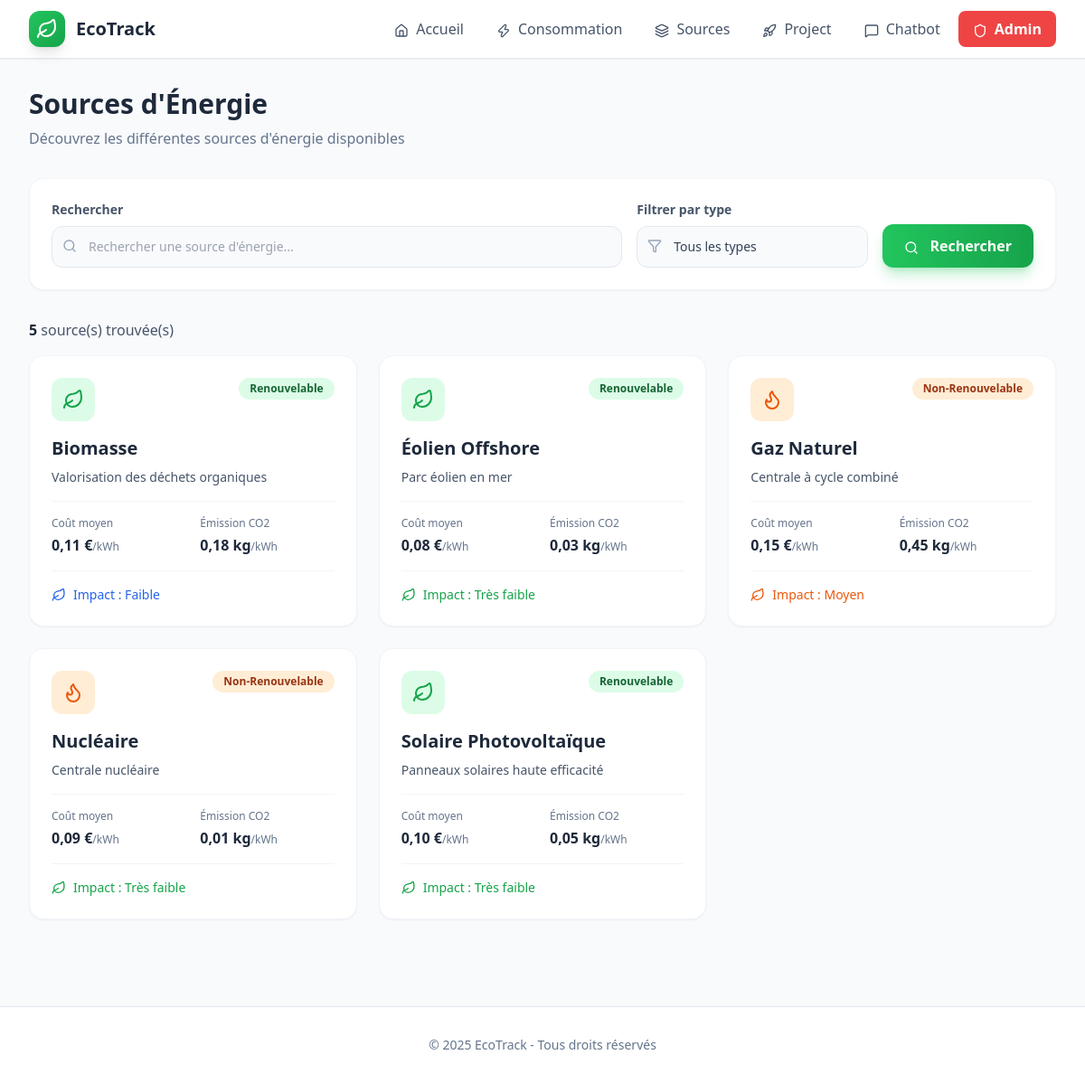
Screenshot of /view/frontoffice/source_energie.php with the database file from the repository.
### tables this page shows
CREATE TABLE source_energie (
  id INT UNSIGNED AUTO_INCREMENT PRIMARY KEY,
  nom VARCHAR(150) NOT NULL,
  type VARCHAR(50) NOT NULL,              
  cout_moyen DECIMAL(10,4) NOT NULL,      
  emission_carbone DECIMAL(10,4) NOT NULL,  
  description TEXT NULL,
  created_at TIMESTAMP DEFAULT CURRENT_TIMESTAMP
);

### view/frontoffice/source_energie.php (the view, shortened to what this page needs)
<?php
require_once '../../controller/functions.php';
$sources = getAllSources();
$search = $_GET['search'] ?? '';
?>
<?php renderHeader("Sources d'Énergie"); ?>
<div class="mb-8">
    <h1 class="text-3xl font-bold text-slate-800 mb-2">Sources d'Énergie</h1>
    <p class="text-slate-500">Découvrez les différentes sources d'énergie disponibles</p>
</div>
<div class="bg-white rounded-2xl border border-slate-100 shadow-sm p-6 mb-8">
    <form method="GET" class="flex flex-col md:flex-row gap-4">
        <div class="flex-1">
            <label class="block text-sm font-semibold text-slate-600 mb-2">Rechercher</label>
            <div class="relative">
                <input type="text" name="search" value="<?php echo htmlspecialchars($search); ?>" placeholder="Rechercher une source d'énergie..." class="w-full bg-slate-50 border border-slate-200 text-slate-900 text-sm rounded-xl focus:ring-brand-500 focus:border-brand-500 p-3 pl-10 transition-all">
                <i data-lucide="search" class="absolute left-3 top-3.5 w-4 h-4 text-slate-400"></i>
            </div>
        </div>
        <div class="w-full md:w-64">
            <label class="block text-sm font-semibold text-slate-600 mb-2">Filtrer par type</label>
            <div class="relative">
                <select name="type" class="w-full appearance-none bg-slate-50 border border-slate-200 text-slate-700 text-sm rounded-xl focus:ring-brand-500 focus:border-brand-500 p-3 pl-10 transition-all">
                    <option value="">Tous les types</option>
                </select>
                <i data-lucide="filter" class="absolute left-3 top-3.5 w-4 h-4 text-slate-400"></i>
            </div>
        </div>
        <div class="flex items-end gap-2">
            <button type="submit" class="bg-gradient-to-r from-brand-500 to-brand-600 text-white font-semibold py-3 px-6 rounded-xl hover:from-brand-600 hover:to-brand-700 transition-all shadow-lg shadow-brand-500/30">
                <i data-lucide="search" class="inline w-4 h-4 mr-2"></i>
                Rechercher
            </button>
        </div>
    </form>
</div>
<div class="mb-4 flex items-center justify-between">
    <p class="text-slate-600">
        <span class="font-semibold text-slate-800"><?php echo count($sources); ?></span> source(s) trouvée(s)
    </p>
</div>
<div class="grid grid-cols-1 md:grid-cols-2 lg:grid-cols-3 gap-6">
    <?php if (empty($sources)): ?>
    <div class="col-span-full text-center py-12">
        <i data-lucide="inbox" class="w-16 h-16 mx-auto mb-4 text-slate-300"></i>
        <p class="text-slate-500 text-lg font-medium">Aucune source trouvée</p>
        <p class="text-slate-400 text-sm mt-2">Essayez de modifier vos critères de recherche</p>
    </div>
    <?php else: ?>
    <?php foreach($sources as $source): ?>
    <div class="bg-white rounded-2xl border border-slate-100 shadow-sm hover-elevate overflow-hidden">
        <div class="p-6">
            <div class="flex justify-between items-start mb-4">
                <div class="w-12 h-12 rounded-xl flex items-center justify-center <?php echo $source['type'] == 'Renouvelable' ? 'bg-green-100' : 'bg-orange-100'; ?>">
                    <i data-lucide="<?php echo $source['type'] == 'Renouvelable' ? 'leaf' : 'flame'; ?>" class="w-6 h-6 <?php echo $source['type'] == 'Renouvelable' ? 'text-green-600' : 'text-orange-600'; ?>"></i>
                </div>
                <span class="inline-flex px-3 py-1 text-xs font-semibold rounded-full <?php echo $source['type'] == 'Renouvelable' ? 'bg-green-100 text-green-800' : 'bg-orange-100 text-orange-800'; ?>">
                    <?php echo $source['type']; ?>
                </span>
            </div>
            <h3 class="text-xl font-bold text-slate-800 mb-2"><?php echo htmlspecialchars($source['nom']); ?></h3>
            <?php if (!empty($source['description'])): ?>
            <p class="text-sm text-slate-600 mb-4 line-clamp-2"><?php echo htmlspecialchars($source['description']); ?></p>
            <?php endif; ?>
            <div class="grid grid-cols-2 gap-4 pt-4 border-t border-slate-100">
                <div>
                    <div class="text-xs text-slate-500 mb-1">Coût moyen</div>
                    <div class="font-bold text-slate-800"><?php echo formatNumber($source['cout_moyen'], 2); ?> €<span class="text-xs font-normal text-slate-500">/kWh</span></div>
                </div>
                <div>
                    <div class="text-xs text-slate-500 mb-1">Émission CO2</div>
                    <div class="font-bold text-slate-800"><?php echo formatNumber($source['emission_carbone'], 2); ?> kg<span class="text-xs font-normal text-slate-500">/kWh</span></div>
                </div>
            </div>
            <div class="mt-4 pt-4 border-t border-slate-100">
                <div class="flex items-center gap-2">
                    <?php
                    $impactLevel = $source['emission_carbone'] < 0.1 ? 'Très faible' :
                                   ($source['emission_carbone'] < 0.3 ? 'Faible' :
                                   ($source['emission_carbone'] < 0.6 ? 'Moyen' : 'Élevé'));
                    $impactColor = $source['emission_carbone'] < 0.1 ? 'text-green-600' :
                                   ($source['emission_carbone'] < 0.3 ? 'text-blue-600' :
                                   ($source['emission_carbone'] < 0.6 ? 'text-orange-600' : 'text-red-600'));
                    ?>
                    <i data-lucide="leaf" class="w-4 h-4 <?php echo $impactColor; ?>"></i>
                    <span class="text-sm font-medium <?php echo $impactColor; ?>">Impact : <?php echo $impactLevel; ?></span>
                </div>
            </div>
        </div>
    </div>
    <?php endforeach; ?>
    <?php endif; ?>
</div>
<?php renderFooter(); ?>

### controller/functions.php (shortened to what this page needs)
<?php
function isAdminLoggedIn() {
    return isset($_SESSION['admin_logged_in']) && $_SESSION['admin_logged_in'] === true;
}
function getAllSources() {
    $conn = getDBConnection();
    if ($conn->query("SHOW TABLES LIKE 'source_energie'")->num_rows == 0) {
        return getMockSources();
    }
    $sql = "SELECT * FROM source_energie ORDER BY nom ASC";
    $result = $conn->query($sql);
    $sources = [];
    if ($result && $result->num_rows > 0) {
        while($row = $result->fetch_assoc()) {
            $sources[] = $row;
        }
    }
    return $sources;
}
function formatNumber($number, $decimals = 2) {
    return number_format((float)$number, $decimals, ',', ' ');
}
function renderHeader($title = "EcoTrack") {
    $rootPath = (strpos($_SERVER['SCRIPT_NAME'], 'frontoffice') !== false || strpos($_SERVER['SCRIPT_NAME'], 'backoffice') !== false) ? '../' : '';
    $isAdmin = isAdminLoggedIn();
?>
<!DOCTYPE html>
<html lang="fr">
<head>
    <script src="https://cdn.tailwindcss.com"></script>
</head>
<body class="bg-slate-50 font-sans">
    <nav class="sticky top-0 z-50 bg-white border-b border-slate-200 shadow-sm backdrop-blur-lg bg-white/90">
        <div class="max-w-7xl mx-auto px-4 sm:px-6 lg:px-8">
            <div class="flex justify-between items-center h-16">
                <div class="flex items-center gap-3">
                    <div class="w-10 h-10 bg-gradient-to-br from-brand-500 to-brand-600 rounded-xl flex items-center justify-center shadow-lg">
                        <i data-lucide="leaf" class="w-6 h-6 text-white"></i>
                    </div>
                    <span class="text-xl font-bold text-slate-800">EcoTrack</span>
                </div>
                <div class="hidden md:flex items-center space-x-1">
                    <a href="<?php echo $rootPath; ?>index.php" class="px-4 py-2 text-slate-600 hover:text-brand-600 hover:bg-brand-50 rounded-lg transition-colors">
                        <i data-lucide="home" class="w-4 h-4 inline mr-2"></i>Accueil
                    </a>
                    <a href="<?php echo $rootPath; ?>frontoffice/energy.php" class="px-4 py-2 text-slate-600 hover:text-brand-600 hover:bg-brand-50 rounded-lg transition-colors">
                        <i data-lucide="zap" class="w-4 h-4 inline mr-2"></i>Consommation
                    </a>
                    <a href="<?php echo $rootPath; ?>frontoffice/source_energie.php" class="px-4 py-2 text-slate-600 hover:text-brand-600 hover:bg-brand-50 rounded-lg transition-colors">
                        <i data-lucide="layers" class="w-4 h-4 inline mr-2"></i>Sources
                    </a>
                    <a href="<?php echo $rootPath; ?>frontoffice/project.php" class="px-4 py-2 text-slate-600 hover:text-brand-600 hover:bg-brand-50 rounded-lg transition-colors">
                        <i data-lucide="rocket" class="w-4 h-4 inline mr-2"></i>Project
                    </a>
                    <a href="<?php echo $rootPath; ?>frontoffice/chatbot.php" class="px-4 py-2 text-slate-600 hover:text-brand-600 hover:bg-brand-50 rounded-lg transition-colors">
                        <i data-lucide="message-square" class="w-4 h-4 inline mr-2"></i>Chatbot
                    </a>
                    <?php if ($isAdmin): ?>
                    <a href="<?php echo $rootPath; ?>backoffice/dashboard.php" class="px-4 py-2 bg-red-500 text-white hover:bg-red-600 rounded-lg transition-colors font-semibold">
                        <i data-lucide="shield" class="w-4 h-4 inline mr-2"></i>Admin
                    </a>
                    <a href="<?php echo $rootPath; ?>backoffice/logout.php" class="px-4 py-2 text-slate-600 hover:text-red-600 hover:bg-red-50 rounded-lg transition-colors">
                        <i data-lucide="log-out" class="w-4 h-4 inline mr-2"></i>Déconnexion
                    </a>
                    <?php else: ?>
                    <a href="<?php echo $rootPath; ?>backoffice/login.php" class="px-4 py-2 bg-red-500 text-white hover:bg-red-600 rounded-lg transition-colors font-semibold">
                        <i data-lucide="shield" class="w-4 h-4 inline mr-2"></i>Admin
                    </a>
                    <?php endif; ?>
                </div>
            </div>
        </div>
    </nav>
    <main class="max-w-7xl mx-auto px-4 sm:px-6 lg:px-8 py-8">
<?php
}
function renderFooter() {
?>
    </main>
    <footer class="bg-white border-t border-slate-200 mt-16">
        <div class="max-w-7xl mx-auto px-4 py-8 text-center text-slate-500 text-sm">
            <p>© 2025 EcoTrack - Tous droits réservés</p>
        </div>
    </footer>
</body>
</html>
<?php
}
?>

### controller/functions.php (style rules this page uses)
.hover-elevate { transition: all 0.3s ease; }
.line-clamp-2 { display: -webkit-box; -webkit-line-clamp: 2; -webkit-box-orient: vertical; overflow: hidden; }

### rows the page displays
source_energie: type "Renouvelable", nom "Biomasse", description "Valorisation des déchets organiques", cout_moyen "0,11", emission_carbone "0,18", emission_carbone "Faible"
source_energie: type "Renouvelable", nom "Éolien Offshore", description "Parc éolien en mer", cout_moyen "0,08", emission_carbone "0,03", emission_carbone "Très faible"
source_energie: type "Non-Renouvelable", nom "Gaz Naturel", description "Centrale à cycle combiné", cout_moyen "0,15", emission_carbone "0,45", emission_carbone "Moyen"
source_energie: type "Non-Renouvelable", nom "Nucléaire", description "Centrale nucléaire", cout_moyen "0,09", emission_carbone "0,01", emission_carbone "Très faible"
source_energie: type "Renouvelable", nom "Solaire Photovoltaïque", description "Panneaux solaires haute efficacité", cout_moyen "0,10", emission_carbone "0,05", emission_carbone "Très faible"

### other values shown
count($sources) "5"
